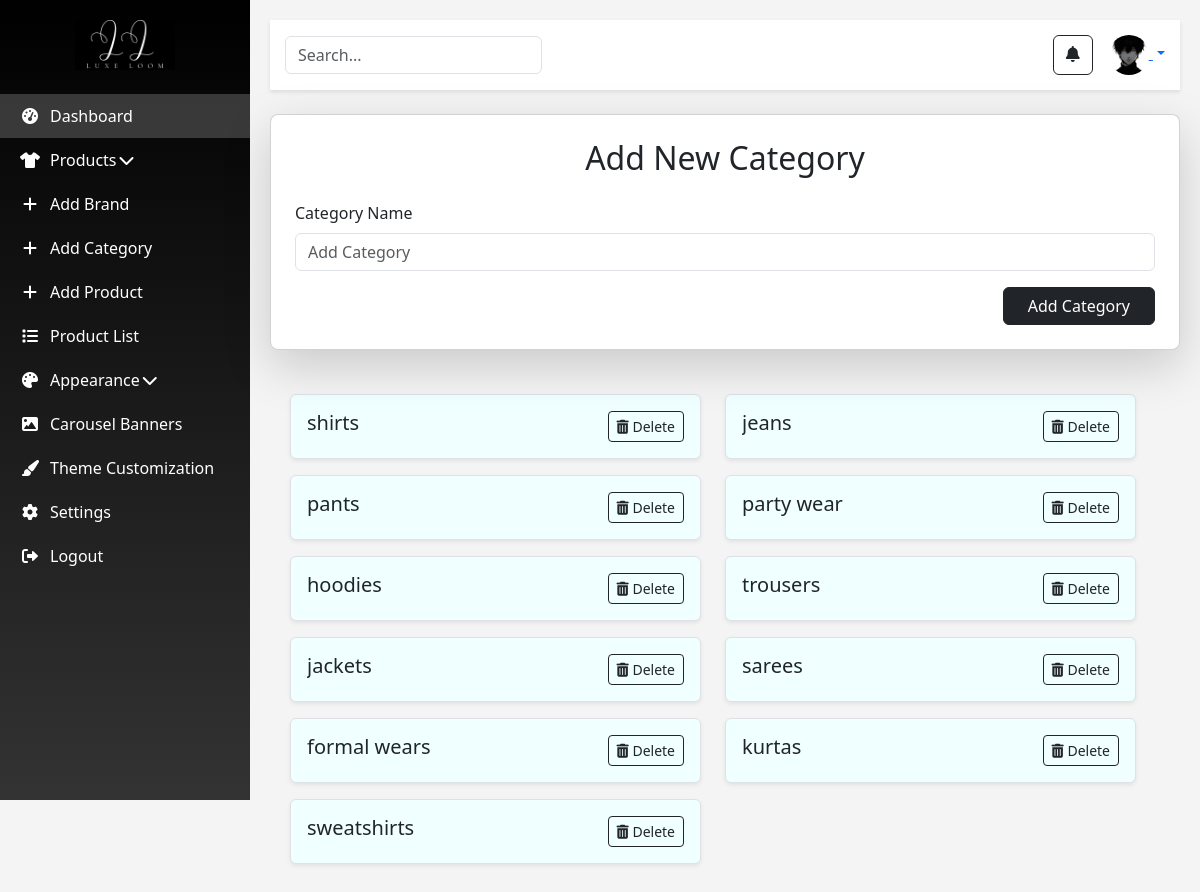
Before: /add_category (signed in) with the older database file.
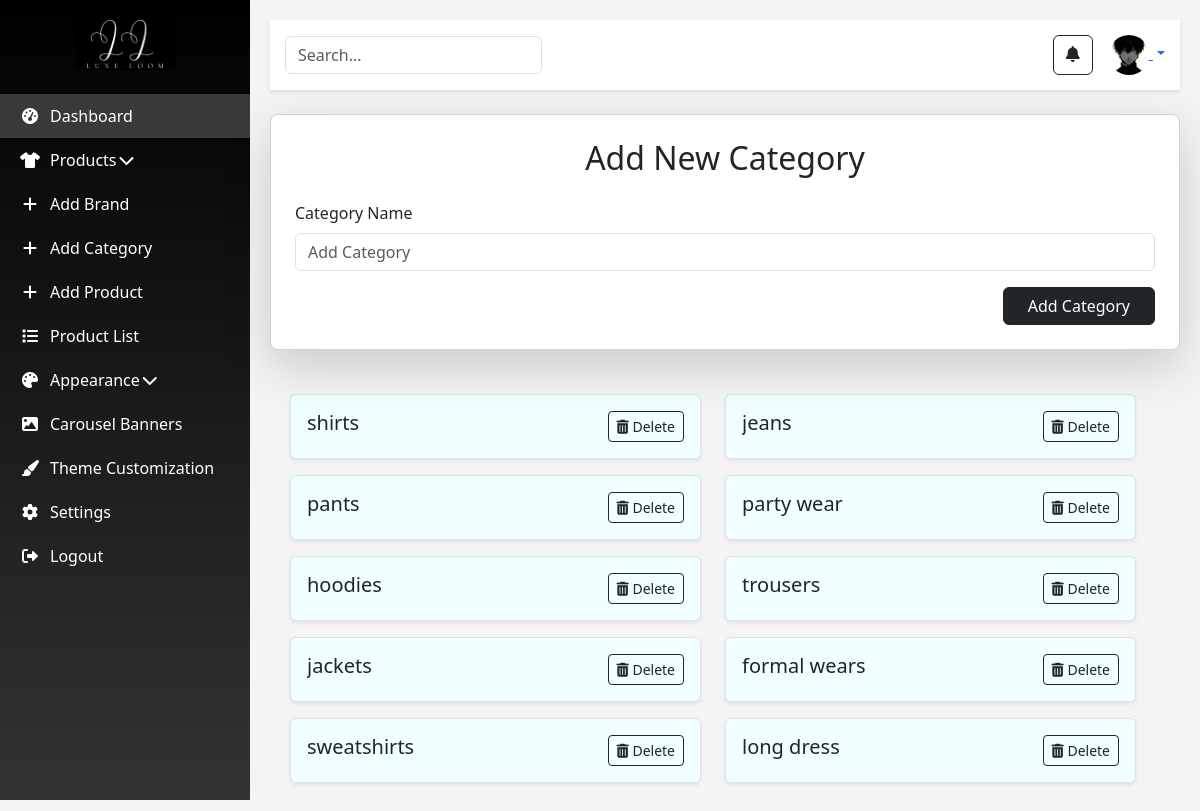
After: the same page with the newer database file.
### app/models.py (models this page shows)
class Category(models.Model):
    c_name=models.CharField(max_length=50)

### app/views.py (the view)
# urls.py: path('add_category',views.add_category),
def add_category(req):
    if 'admin' in req.session:
        if req.method == 'POST':
            c_name = req.POST['c_name']
            Category.objects.create(c_name=c_name.lower())
            categories = Category.objects.all()
            return render(req, 'admin/add_category.html', {'categories': categories})
        else:
            categories = Category.objects.all()
            return render(req, 'admin/add_category.html', {'categories': categories})
    else:
        return redirect(log)

### templates/admin/add_category.html (shortened to what the changed rows need)
<!DOCTYPE html>
<html lang="en">
<head>
    <link href="https://cdn.jsdelivr.net/npm/bootstrap@5.3.3/dist/css/bootstrap.min.css" rel="stylesheet">
    <link href="https://cdnjs.cloudflare.com/ajax/libs/font-awesome/6.0.0-beta3/css/all.min.css" rel="stylesheet">
    {% load static %}
     <link rel="stylesheet" href="{% static '/css/admin/home.css' %}">
</head>
<body>
    <div class="admin-container">
        <div class="main-content ">
            <div class="card shadow-lg p-4 my-4 admin-card">
                <h2 class="text-center mb-4">Add New Category</h2>
            </div>
            <div class="main-content mt-0 ms-0 w-100">
                <div class="row w-100">
                    {% for cat in categories %}
                    <div class="col-12 mb-3 d-flex w-50">
                        <div class="d-flex w-100 align-items-center border p-3 rounded shadow-sm" style="background-color: azure;">
                            <div class="ml-3 w-100">
                                <div class="d-flex justify-content-between">
                                    <h5 class="mb-0 text-truncate">{{ cat.c_name }}</h5>
                                    <a href="{% url 'delete_category' cat.id %}" class="btn btn-outline-dark btn-sm" onclick="return confirm('Are you sure you want to delete this category?');">
                                        <i class="fas fa-trash-alt"></i> Delete
                                    </a>
                                </div>
                            </div>
                        </div>
                    </div>
                    {% endfor %}
                </div>
            </div>
        </div>
    </div>
</body>
</html>

Changed rows visible on the page:
removed Category: c_name "sarees"
removed Category: c_name "kurtas"
added Category: c_name "long dress"
